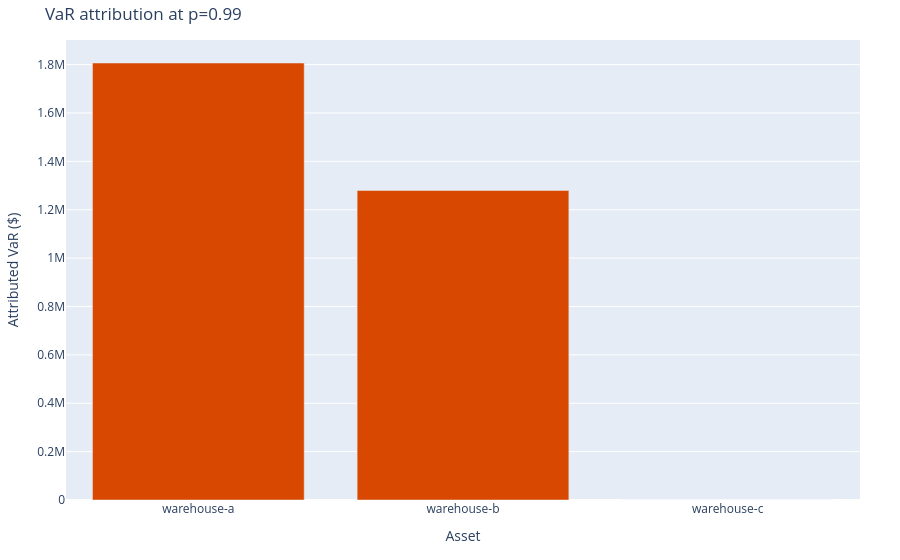

Here is the notebook cell this chart was saved with:
### Code cell
design_attr = attribution[attribution["probability"] == 0.99]
fig_attr = go.Figure(
    go.Bar(
        x=design_attr["factor"],
        y=design_attr["var_impact"],
        marker_color="#D94801",
        name="VaR attribution",
    )
)
fig_attr.update_layout(
    title="VaR attribution at p=0.99",
    xaxis_title="Asset",
    yaxis_title="Attributed VaR ($)",
    margin=dict(l=60, r=40, t=40, b=60),
)
fig_attr.show()
attribution

### Figure 1 — Plotly figure (JSON) as saved in the notebook; plotly's stock layout.template omitted (floating-point values rounded to 4 significant figures)
{"data": [{"marker": {"color": "#D94801"}, "name": "VaR attribution", "type": "bar", "x": ["warehouse-a", "warehouse-b", "warehouse-c"], "y": [1807000.0, 1280000.0, 0.0]}], "layout": {"margin": {"b": 60, "l": 60, "r": 40, "t": 40}, "title": {"text": "VaR attribution at p=0.99"}, "xaxis": {"title": {"text": "Asset"}}, "yaxis": {"title": {"text": "Attributed VaR ($)"}}}}
